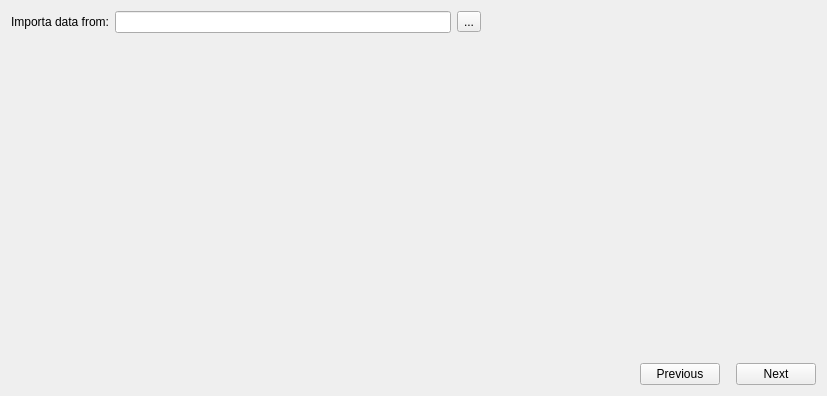
<?xml version="1.0" encoding="UTF-8"?>
<ui version="4.0">
 <class>file_selection</class>
 <widget class="QWidget" name="file_selection">
  <property name="geometry">
   <rect>
    <x>0</x>
    <y>0</y>
    <width>827</width>
    <height>396</height>
   </rect>
  </property>
  <property name="minimumSize">
   <size>
    <width>827</width>
    <height>396</height>
   </size>
  </property>
  <property name="windowTitle">
   <string>Form</string>
  </property>
  <layout class="QGridLayout" name="gridLayout">
   <item row="0" column="0">
    <layout class="QHBoxLayout" name="horizontalLayout">
     <item>
      <widget class="QLabel" name="label">
       <property name="layoutDirection">
        <enum>Qt::LeftToRight</enum>
       </property>
       <property name="text">
        <string>Importa data from:</string>
       </property>
       <property name="alignment">
        <set>Qt::AlignRight|Qt::AlignTrailing|Qt::AlignVCenter</set>
       </property>
      </widget>
     </item>
     <item>
      <widget class="QLineEdit" name="path">
       <property name="sizePolicy">
        <sizepolicy hsizetype="Expanding" vsizetype="Fixed">
         <horstretch>0</horstretch>
         <verstretch>0</verstretch>
        </sizepolicy>
       </property>
       <property name="readOnly">
        <bool>true</bool>
       </property>
      </widget>
     </item>
     <item>
      <widget class="QToolButton" name="find_path">
       <property name="text">
        <string>...</string>
       </property>
      </widget>
     </item>
     <item>
      <spacer name="horizontalSpacer_3">
       <property name="orientation">
        <enum>Qt::Horizontal</enum>
       </property>
       <property name="sizeHint" stdset="0">
        <size>
         <width>40</width>
         <height>20</height>
        </size>
       </property>
      </spacer>
     </item>
    </layout>
   </item>
   <item row="1" column="0">
    <spacer name="verticalSpacer">
     <property name="orientation">
      <enum>Qt::Vertical</enum>
     </property>
     <property name="sizeHint" stdset="0">
      <size>
       <width>20</width>
       <height>309</height>
      </size>
     </property>
    </spacer>
   </item>
   <item row="2" column="0">
    <layout class="QHBoxLayout" name="horizontalLayout_2">
     <item>
      <spacer name="horizontalSpacer_2">
       <property name="orientation">
        <enum>Qt::Horizontal</enum>
       </property>
       <property name="sizeHint" stdset="0">
        <size>
         <width>40</width>
         <height>20</height>
        </size>
       </property>
      </spacer>
     </item>
     <item>
      <widget class="QPushButton" name="previous">
       <property name="text">
        <string>Previous</string>
       </property>
      </widget>
     </item>
     <item>
      <spacer name="horizontalSpacer">
       <property name="orientation">
        <enum>Qt::Horizontal</enum>
       </property>
       <property name="sizeType">
        <enum>QSizePolicy::Fixed</enum>
       </property>
       <property name="sizeHint" stdset="0">
        <size>
         <width>10</width>
         <height>20</height>
        </size>
       </property>
      </spacer>
     </item>
     <item>
      <widget class="QPushButton" name="next">
       <property name="text">
        <string>Next</string>
       </property>
      </widget>
     </item>
    </layout>
   </item>
  </layout>
  <zorder>verticalSpacer</zorder>
 </widget>
 <resources/>
 <connections/>
</ui>
